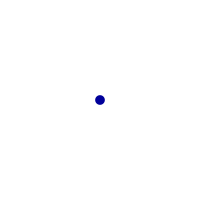
Frame 1 (no input)
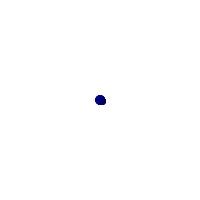
Frame 60 (the mouse pressed at the canvas centre just before this capture)
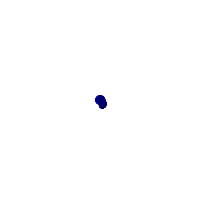
Frame 120 (the mouse held since frame 60 and released just before this capture)

The Processing sketch that drew these frames (run headless with seeded random() and noise(); from frame 60 on, the mouse is pressed at the canvas centre):

// Processing sketch: spiral
// ── spiral.pde
// A polar coordinate 
float r = 0; 
float theta = 0;
float clr=0;
float thick=0;


void setup() {  
  size(200, 200);  
  background(255);
}
void draw() {   
  float x = r * cos(theta);  
  float y = r * sin(theta);
  clr+=0.01;
  thick+=0.01;
  noStroke();  
  fill (0,0,255*noise(clr));
  ellipse(x + width/2, y + height/2, 16*noise(thick),  16*noise(thick)); 
  
    // Increment the angle  
 theta += 0.01;
 r+=0.05;
}
